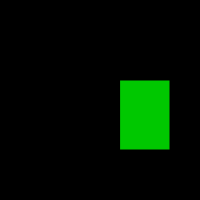
Frame 1 (no input)
Frame 60 (no input): identical to frame 1, image omitted
Frame 120 (the mouse pressed at the canvas centre since frame 60): identical to frame 1, image omitted

The p5.js sketch that drew this single still picture (run headless with seeded random() and noise() and a simulated clock; from frame 60 on, the mouse is pressed at the canvas centre):

// p5.js sketch
// ── sketch.js
var i = 100;

function setup() {
  createCanvas(200, 200);
  background(0);
}

function draw() {
  fill(0, 200, 0);
  rect(i + 20, i - 20, i - 50, i - 30);
  print(i);
}
